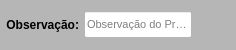
     <widget class="QWidget" name="widget_Cor7" native="true">
      <property name="sizePolicy">
       <sizepolicy hsizetype="Preferred" vsizetype="Preferred">
        <horstretch>0</horstretch>
        <verstretch>0</verstretch>
       </sizepolicy>
      </property>
      <property name="minimumSize">
       <size>
        <width>0</width>
        <height>0</height>
       </size>
      </property>
      <property name="maximumSize">
       <size>
        <width>16777215</width>
        <height>50</height>
       </size>
      </property>
      <property name="styleSheet">
       <string notr="true">background-color: rgb(182, 182, 182);</string>
      </property>
      <layout class="QHBoxLayout" name="horizontalLayout_21">
       <property name="spacing">
        <number>1</number>
       </property>
       <property name="leftMargin">
        <number>1</number>
       </property>
       <property name="topMargin">
        <number>1</number>
       </property>
       <property name="rightMargin">
        <number>1</number>
       </property>
       <property name="bottomMargin">
        <number>1</number>
       </property>
       <item>
        <widget class="QWidget" name="widget_24" native="true">
         <property name="maximumSize">
          <size>
           <width>16777215</width>
           <height>33</height>
          </size>
         </property>
         <property name="styleSheet">
          <string notr="true"/>
         </property>
         <layout class="QHBoxLayout" name="horizontalLayout_23">
          <property name="spacing">
           <number>5</number>
          </property>
          <property name="leftMargin">
           <number>5</number>
          </property>
          <property name="topMargin">
           <number>3</number>
          </property>
          <property name="rightMargin">
           <number>5</number>
          </property>
          <property name="bottomMargin">
           <number>3</number>
          </property>
          <item>
           <widget class="QLabel" name="label_28">
            <property name="sizePolicy">
             <sizepolicy hsizetype="Preferred" vsizetype="Preferred">
              <horstretch>0</horstretch>
              <verstretch>0</verstretch>
             </sizepolicy>
            </property>
            <property name="minimumSize">
             <size>
              <width>0</width>
              <height>0</height>
             </size>
            </property>
            <property name="maximumSize">
             <size>
              <width>101</width>
              <height>16777215</height>
             </size>
            </property>
            <property name="font">
             <font>
              <pointsize>9</pointsize>
              <weight>75</weight>
              <bold>true</bold>
             </font>
            </property>
            <property name="text">
             <string>Observação:</string>
            </property>
            <property name="alignment">
             <set>Qt::AlignRight|Qt::AlignTrailing|Qt::AlignVCenter</set>
            </property>
           </widget>
          </item>
          <item>
           <widget class="QLineEdit" name="line_Obs">
            <property name="sizePolicy">
             <sizepolicy hsizetype="Preferred" vsizetype="Preferred">
              <horstretch>0</horstretch>
              <verstretch>0</verstretch>
             </sizepolicy>
            </property>
            <property name="minimumSize">
             <size>
              <width>0</width>
              <height>0</height>
             </size>
            </property>
            <property name="maximumSize">
             <size>
              <width>16777215</width>
              <height>16777215</height>
             </size>
            </property>
            <property name="font">
             <font>
              <pointsize>8</pointsize>
             </font>
            </property>
            <property name="cursor">
             <cursorShape>IBeamCursor</cursorShape>
            </property>
            <property name="styleSheet">
             <string notr="true">background-color: rgb(255, 255, 255);</string>
            </property>
            <property name="inputMask">
             <string/>
            </property>
            <property name="text">
             <string/>
            </property>
            <property name="maxLength">
             <number>110</number>
            </property>
            <property name="frame">
             <bool>true</bool>
            </property>
            <property name="echoMode">
             <enum>QLineEdit::Normal</enum>
            </property>
            <property name="alignment">
             <set>Qt::AlignLeading|Qt::AlignLeft|Qt::AlignVCenter</set>
            </property>
            <property name="placeholderText">
             <string>Observação do Produto</string>
            </property>
           </widget>
          </item>
         </layout>
        </widget>
       </item>
       <item>
        <widget class="QWidget" name="widget_25" native="true">
         <property name="styleSheet">
          <string notr="true"/>
         </property>
         <layout class="QHBoxLayout" name="horizontalLayout_24">
          <property name="spacing">
           <number>6</number>
          </property>
          <property name="leftMargin">
           <number>15</number>
          </property>
          <property name="topMargin">
           <number>6</number>
          </property>
          <property name="rightMargin">
           <number>15</number>
          </property>
          <property name="bottomMargin">
           <number>6</number>
          </property>
          <item>
           <widget class="QLabel" name="label_40">
            <property name="text">
             <string/>
            </property>
           </widget>
          </item>
         </layout>
        </widget>
       </item>
      </layout>
     </widget>
